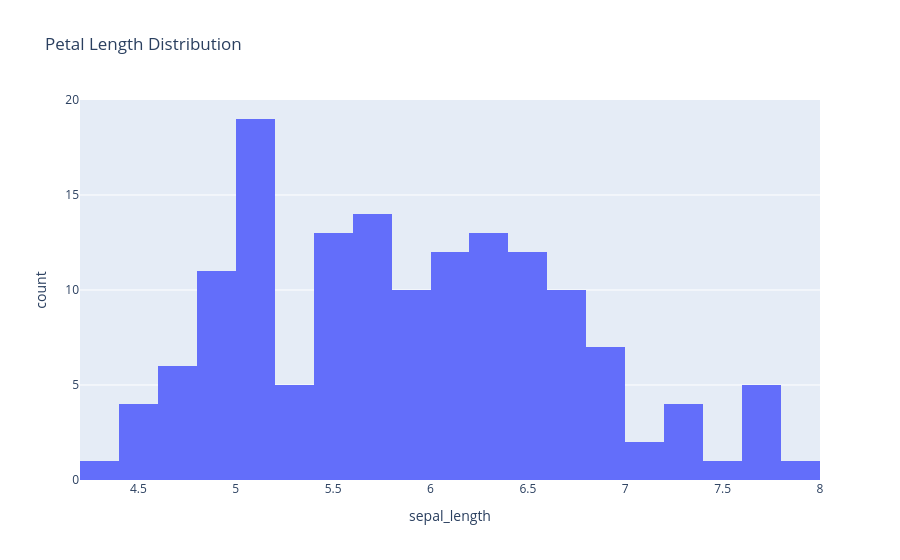

Notebook cell for this chart:
### Code cell
histogram_plot = px.histogram(df, x="sepal_length", nbins=20, title="Petal Length Distribution")
histogram_plot.show()

### Figure 1 — Plotly figure (JSON) as saved in the notebook; plotly's stock layout.template omitted (floating-point values rounded to 4 significant figures; data arrays with more than 128 entries replaced by an {"elided": "..."} marker saying what was removed)
{"data": [{"bingroup": "x", "hovertemplate": "sepal_length=%{x}<br>count=%{y}<extra></extra>", "legendgroup": "", "marker": {"color": "#636efa", "pattern": {"shape": ""}}, "name": "", "nbinsx": 20, "orientation": "v", "showlegend": false, "type": "histogram", "x": {"elided": "150 float values"}, "xaxis": "x", "yaxis": "y"}], "layout": {"barmode": "relative", "legend": {"tracegroupgap": 0}, "title": {"text": "Petal Length Distribution"}, "xaxis": {"anchor": "y", "domain": [0, 1], "title": {"text": "sepal_length"}}, "yaxis": {"anchor": "x", "domain": [0, 1], "title": {"text": "count"}}}}
